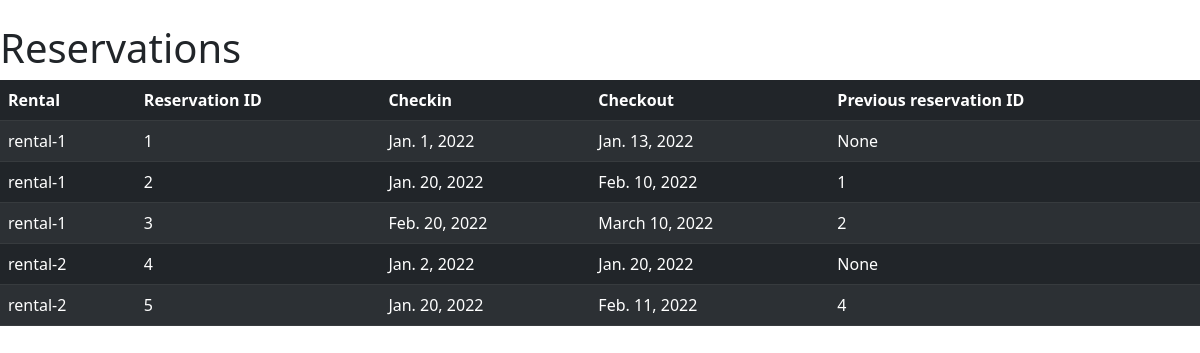
The page / on the database its author committed.
### rentals/models.py (models this page shows)
class Reservation(models.Model):
    rental = models.ForeignKey(Rental, on_delete=models.CASCADE)
    checkin = models.DateField()
    checkout = models.DateField()

### rentals/views.py (the view)
# urls.py: path('', views.index, name='index'),
def index(request):
    context = {}
    context['reservations'] = get_reservations()
    return render(request, 'rentals/index.html', context=context)

### rentals/views.py (called while the page is built)
def get_reservations():
    with connection.cursor() as cursor:
        cursor.execute(
        """
        SELECT
            rentals_rental.name as 'Rental name',
            rentals_reservation.id as 'Reservation ID',
            rentals_reservation.checkin as 'Checkin',
            rentals_reservation.checkout as 'Checkout',
            (SELECT id FROM rentals_reservation R
             WHERE R.rental_id = rentals_rental.id AND R.checkin < rentals_reservation.checkin
             ORDER BY R.checkin DESC LIMIT 1
            ) as 'Previous reservation ID'
        FROM rentals_reservation
        LEFT JOIN rentals_rental ON rentals_rental.id=rentals_reservation.rental_id
        ORDER BY rentals_rental.id, rentals_reservation.checkin
        """
        )
        all = cursor.fetchall()
    return all

### rentals/templates/rentals/index.html (shortened to what this page needs)
<!doctype html>
<html lang="en">
  <head>
    <link href="https://cdn.jsdelivr.net/npm/bootstrap@5.2.3/dist/css/bootstrap.min.css" rel="stylesheet">
  </head>
  <body>
    <br>
    <h1>Reservations</h1>
    <table class="table table-striped table-dark">
        <thead>
          <tr>
            <th scope="col">Rental</th>
            <th scope="col">Reservation ID</th>
            <th scope="col">Checkin</th>
            <th scope="col">Checkout</th>
            <th scope="col">Previous reservation ID</th>
        </tr>
        </thead>
        {% for res in reservations %}
            <tr>
                <td>{{ res.0 }}</td>
                <td>{{ res.1 }}</td>
                <td>{{ res.2 }}</td>
                <td>{{ res.3 }}</td>
                <td>{{ res.4 }}</td>
            </tr>
        {% endfor %}
    </table>
  </body>
</html>

### rows shown on the page
Reservation: res "rental-1", id "1", checkin "Jan. 1, 2022", checkout "Jan. 13, 2022", res "None"
Reservation: res "rental-1", id "2", checkin "Jan. 20, 2022", checkout "Feb. 10, 2022", res "1"
Reservation: res "rental-1", id "3", checkin "Feb. 20, 2022", checkout "March 10, 2022", res "2"
Reservation: res "rental-2", id "4", checkin "Jan. 2, 2022", checkout "Jan. 20, 2022", res "None"
Reservation: res "rental-2", res "5", checkin "Jan. 20, 2022", checkout "Feb. 11, 2022", res "4"
